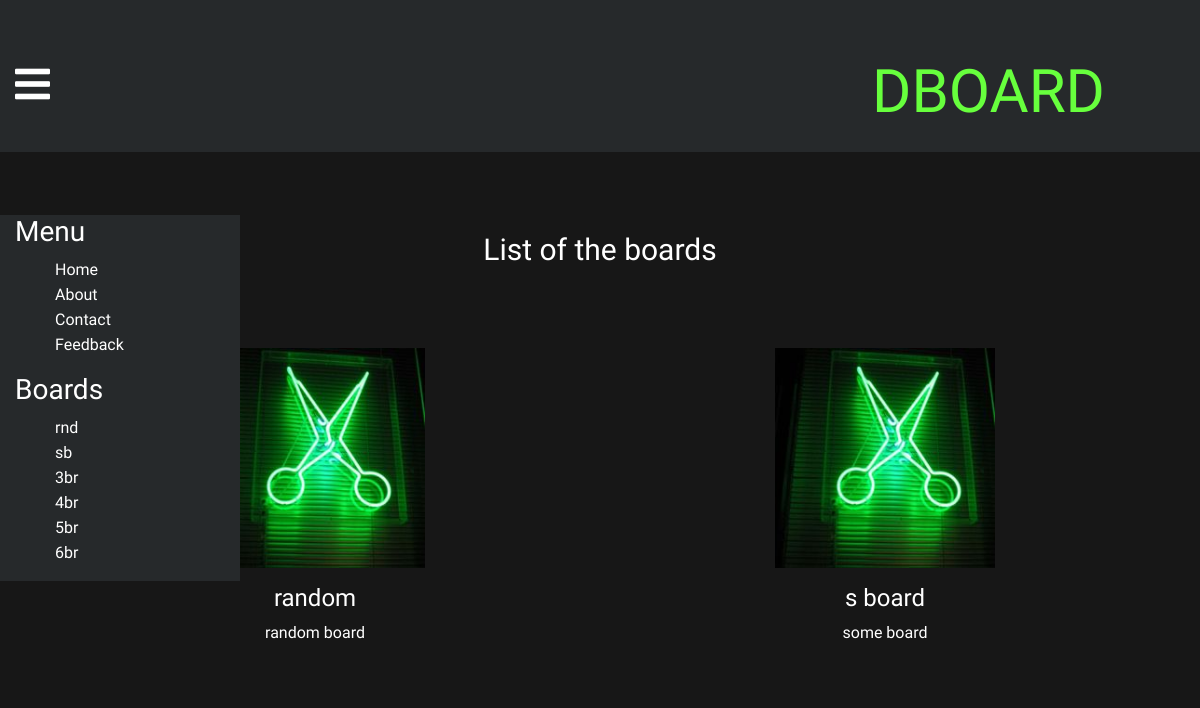
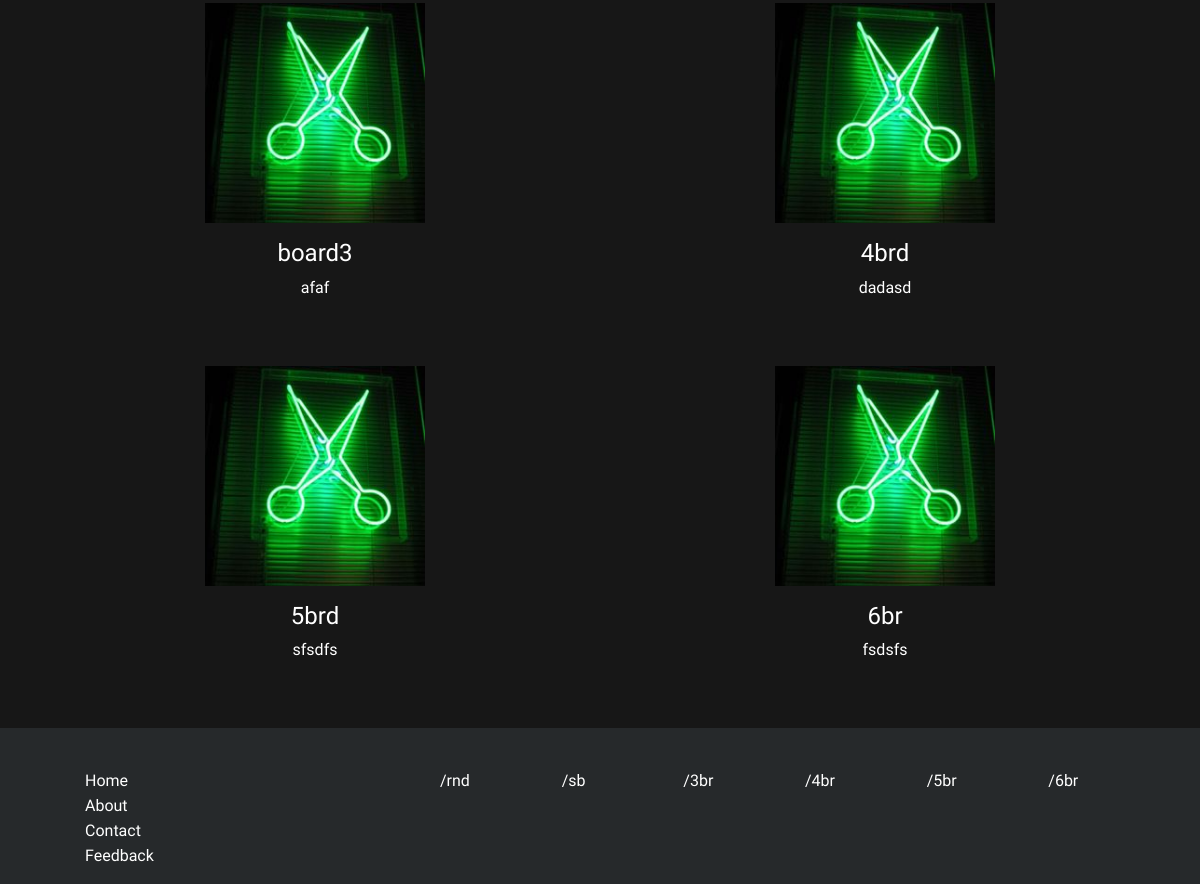
Before: / with the older database file (2 pictures, top to bottom).
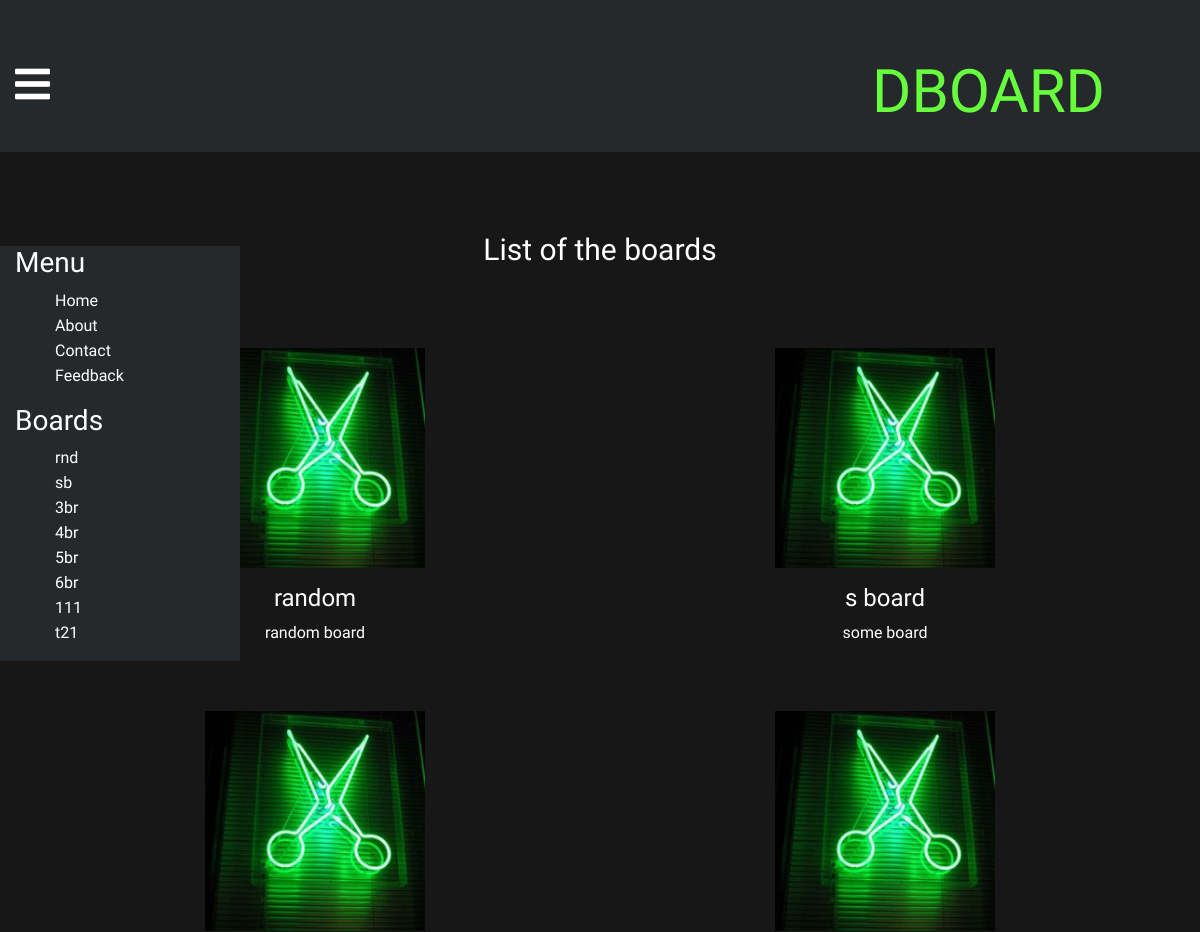
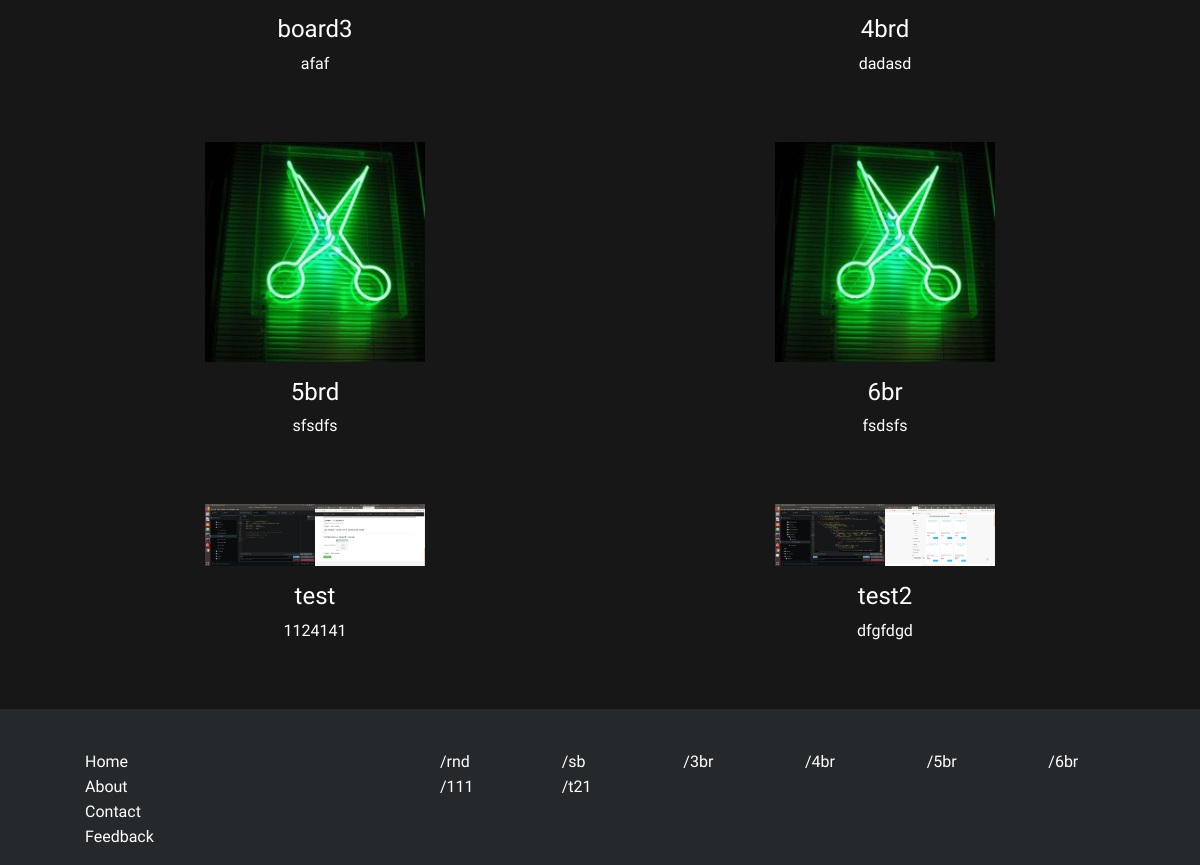
After: the same page with the newer database file (2 pictures, top to bottom).
### boards/models.py (models this page shows, shortened)
class Board(models.Model):
    boardName = models.CharField(max_length = 50)
    boardCode = models.CharField(max_length = 3)
    boardDesc = models.TextField()
    boardImg  = models.ImageField(
                        default='img/default.png',
                        upload_to='img/uploads/%Y/%m',
                        storage=FileSystemStorage(location='boards/static/boards',base_url='/uploads')
                   )
    isActive  = models.IntegerField(default=1)
    def imagePreview(self):
        return mark_safe('<img src="/static/boards/%s" width="200" height="150" />' % (self.boardImg))
    imagePreview.short_description = 'Current image'
    imagePreview.allow_tags = True

### boards/views.py (the view)
# urls.py: path('', views.index, name='index'),
def index(request):
    boardsList = Board.objects.filter(isActive__gt = 0)
    boardCodes = []
    if boardsList:
        for board in boardsList:
            boardCodes.append(board.boardCode)
    context = {'boardsList': boardsList, 'boardCodes':boardCodes}
    return render(request, 'boards/index.html', context)

### boards/templates/boards/index.html
{% extends "boards/base.html" %}
{% load static %}
{% block content %}
    {% if boardsList %}
        <div class="container board-list">
            <h1>List of the boards</h1>
            <div class="row">
                {% for board in boardsList %}
                    <div class="col-md-6 col-sm-6 board-item">
                        <a href="{% url 'detailBoard' board.boardCode %}">
                            <img src="{% static 'boards/' %}{{board.boardImg}}" alt="">
                            <p class="board-desc">
                                <h4>{{board.boardName}}</h4>
                                <p>{{board.boardDesc}}</p>
                            </p>
                        </a>
                    </div>
                {% endfor %}
            </div>
        </div>
    {% endif %}
{% endblock content %}

### boards/templates/boards/base.html (shortened to what this page needs)
{% load static %}
<!DOCTYPE html>
<html lang="en" dir="ltr">
    <head>
        <link rel="stylesheet" href="{% static 'boards/css/main.css' %}" >
        <link rel="stylesheet" href="https://stackpath.bootstrapcdn.com/bootstrap/4.3.1/css/bootstrap.min.css">
        <link rel="stylesheet" href="https://use.fontawesome.com/releases/v5.8.1/css/all.css">
    </head>
    <body>
        <div class="main-wrapper">
            <div class="upper-head logo" id="header-wrap">
                <div class="container">
                    <div class="row">
                        <div class="col-md-2">
                            <div class="menu-btn">
                                <a href="#" v-bind:class="{'openned-menu-btn': isMenuOpen}" @click="isMenuOpen=!isMenuOpen"><i class="fas fa-bars"></i></a>
                            </div>
                        </div>
                        <div class="col-md-10">
                            <a href="#">
                                <h2>dBoard</h2>
                            </a>
                        </div>
                    </div>
                </div>
            </div>
            {% block content %}
            {% endblock %}
            <div class="side-block-menu" id="side-menu" v-if="headerObj.isMenuOpen" name="side-block-menu">
                <div class="container">
                    <div class="row">
                        <div class="col-md-12 side-block-menu-item">
                            <h3>Menu</h3>
                            <ul>
                                <li><a href="#">Home</a></li>
                                <li><a href="#">About</a></li>
                                <li><a href="#">Contact</a></li>
                                <li><a href="#">Feedback</a></li>
                            </ul>
                            {% if boardCodes %}
                                <h3>Boards</h3>
                                <ul>
                                    {% for code in boardCodes %}
                                        <li><a href="#">{{code}}</a></li>
                                    {% endfor %}
                                </ul>
                            {% endif %}
                        </div>
                    </div>
                </div>
            </div>
        </div>
        <footer class="footer-main">
            <div class="container">
                <div class="row">
                    <div class="col-md-4">
                        <ul>
                            <li><a href="#">Home</a></li>
                            <li><a href="#">About</a></li>
                            <li><a href="#">Contact</a></li>
                            <li><a href="#">Feedback</a></li>
                        </ul>
                    </div>
                    <div class="col-md-8">
                        {% if boardCodes %}
                            <div class="container board-list">
                                <div class="row">
                                    {% for code in boardCodes %}
                                        <div class="col-md-2">
                                            <a href="#">/{{code}}</a>
                                        </div>
                                    {% endfor %}
                                </div>
                            </div>
                        {% endif %}
                    </div>
                </div>
            </div>
        </footer>
    </body>
</html>

Changed rows visible on the page:
added Board: boardImg (picture), boardName "test", boardDesc "1124141", boardCodes "111", boardCodes "111"
added Board: boardImg (picture), boardName "test2", boardDesc "dfgfdgd", boardCodes "t21", boardCodes "t21"
